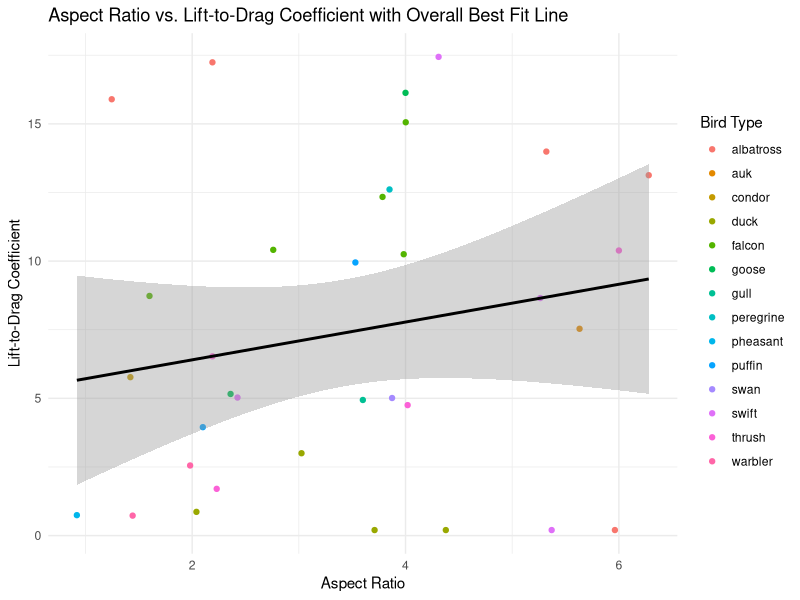
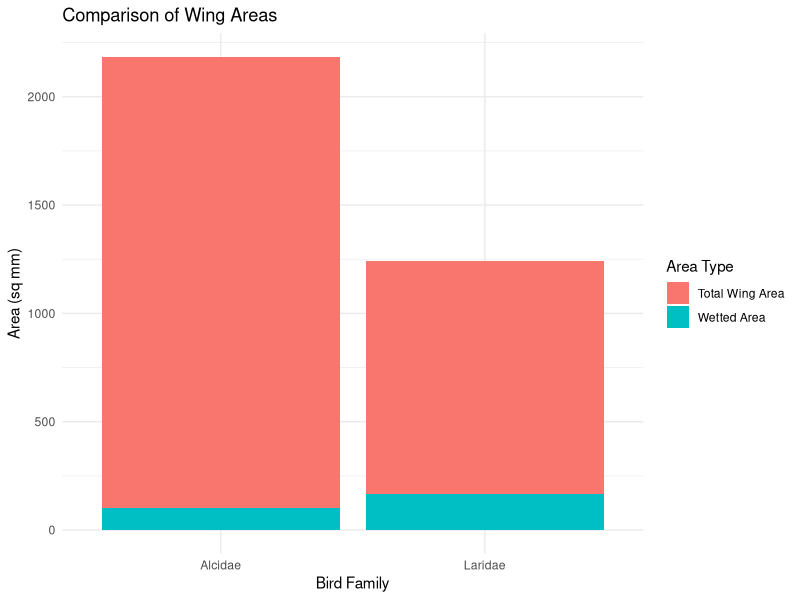
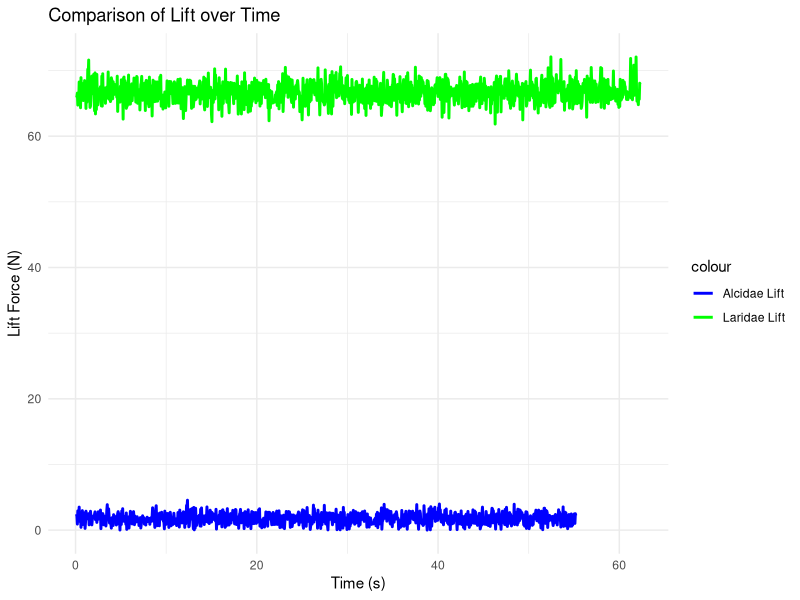
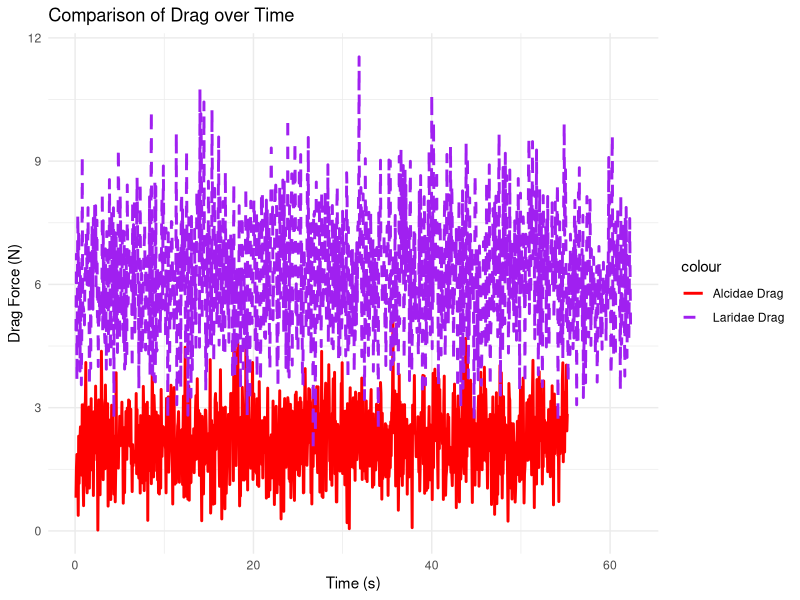
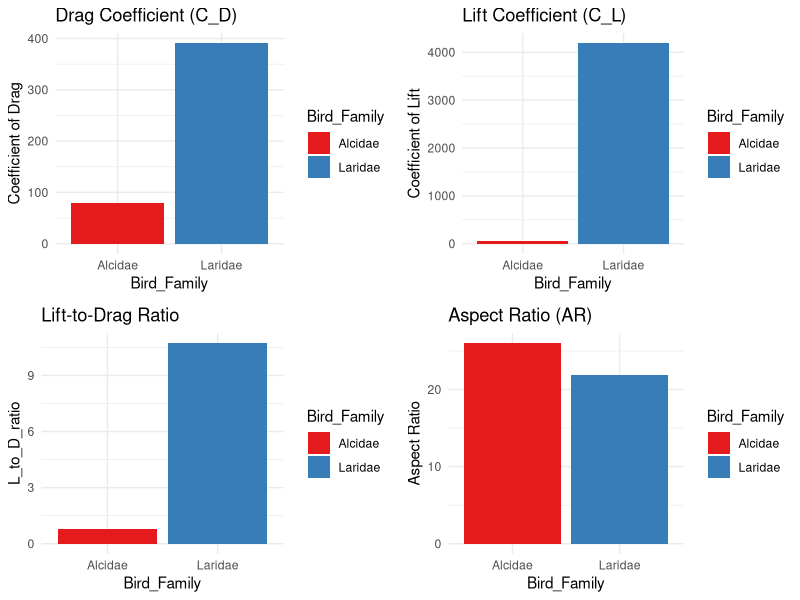

The R source for these figures, in order:
## ---- chunk 1
library(tidyverse)
library(ggplot2)
library(tibble)
library(gridExtra)
## ---- chunk 2
alcidae <- read.table("Booth_Kotzen_Skogstrom_alcid_updated.txt", sep = ",", header = TRUE)
laridae <- read.table("Booth_Kotzen_Skogstrom_larid.txt", sep = ",", header = TRUE)
wing_data <- read.csv("wing_data.csv", header = TRUE, stringsAsFactors = FALSE)
## ---- chunk 3

wing_data_calc <- tibble(
  Bird_Family = c("Laridae", "Alcidae"),
  Chord_mm = c(20.6623, 42),
  Span_mm = c(60.1978, 52),
  Total_Wing_Area_sq_mm = c(1243.825, 2184),
  Wetted_Area_sq_mm = c(165.368118, 104)
)

## ---- chunk 4
# Calculate averages for Alcidae
average_lift_alcidae <- mean(alcidae$lift)
average_drag_alcidae <- mean(alcidae$drag)

# Calculate averages for Laridae
average_lift_laridae <- mean(laridae$lift)
average_drag_laridae <- mean(laridae$drag)

# Create a tibble with average lift and drag for both bird families
averages_tibble <- tibble(
  Bird_Family = c("Alcidae", "Laridae"),
  Average_Lift = c(average_lift_alcidae, average_lift_laridae),
  Average_Drag = c(average_drag_alcidae, average_drag_laridae)
)
## ---- chunk 5

# Join the data using Bird_Family as the key
complete_data <- left_join(wing_data_calc, averages_tibble, by = "Bird_Family")

# Now calculate the coefficients and other values needed
# Using fluid density for water (1000 kg/m^3) and fluid velocity (16 cm/s converted to m/s)
fluid_density <- 1000
fluid_velocity <- 16 / 100  # cm/s to m/s

# Calculate drag and lift coefficients
complete_data$C_D <- complete_data$Average_Drag / (0.5 * fluid_density * fluid_velocity^2 * (complete_data$Total_Wing_Area_sq_mm / 1e6))  # Convert mm^2 to m^2
complete_data$C_L <- complete_data$Average_Lift / (0.5 * fluid_density * fluid_velocity^2 * (complete_data$Total_Wing_Area_sq_mm / 1e6))

# Calculate the lift-to-drag ratio
complete_data$L_to_D_ratio <- complete_data$C_L / complete_data$C_D

# Calculate the aspect ratio (AR)
complete_data$AR <- (complete_data$Span_mm / 1000)^2 / (complete_data$Wetted_Area_sq_mm / 1e6)  # Convert mm to m for S and Aw


## ---- chunk 6
wing_data_calc
## ---- chunk 7
averages_tibble
## ---- chunk 8
complete_data

## ---- chunk 9
ggplot(wing_data, aes(x = AR, y = Cl.Cd, color = bird)) +
  geom_point() +
  geom_smooth(method = "lm", se = TRUE, color = "black") +  # Best fit line for all data with CI
  theme_minimal() +
  labs(title = "Aspect Ratio vs. Lift-to-Drag Coefficient with Overall Best Fit Line",
       x = "Aspect Ratio",
       y = "Lift-to-Drag Coefficient") +
  scale_color_discrete(name = "Bird Type")
## ---- chunk 10
ggplot(wing_data_calc, aes(x = Bird_Family)) +
  geom_bar(aes(y = Total_Wing_Area_sq_mm, fill = "Total Wing Area"), stat = "identity", position = "dodge") +
  geom_bar(aes(y = Wetted_Area_sq_mm, fill = "Wetted Area"), stat = "identity", position = "dodge") +
  labs(title = "Comparison of Wing Areas",
       x = "Bird Family",
       y = "Area (sq mm)",
       fill = "Area Type") +
  theme_minimal()

## ---- chunk 11

ggplot() +
  geom_line(data = alcidae, aes(x = s, y = lift, color = "Alcidae Lift"), size = 1) +
  geom_line(data = laridae, aes(x = s, y = lift, color = "Laridae Lift"), size = 1) +
  labs(title = "Comparison of Lift over Time", x = "Time (s)", y = "Lift Force (N)") +
  scale_color_manual(values = c("Alcidae Lift" = "blue", "Laridae Lift" = "green")) +
  theme_minimal()

## ---- chunk 12

ggplot() +
  geom_line(data = alcidae, aes(x = s, y = drag, color = "Alcidae Drag"), size = 1) +
  geom_line(data = laridae, aes(x = s, y = drag, color = "Laridae Drag"), size = 1, linetype = "dashed") +
  labs(title = "Comparison of Drag over Time", x = "Time (s)", y = "Drag Force (N)") +
  scale_color_manual(values = c("Alcidae Drag" = "red", "Laridae Drag" = "purple")) +
  theme_minimal()
## ---- chunk 13
# Plot for Drag Coefficient
p1 <- ggplot(complete_data, aes(x = Bird_Family, y = C_D, fill = Bird_Family)) +
  geom_col() +
  labs(title = "Drag Coefficient (C_D)", y = "Coefficient of Drag") +
  theme_minimal() +
  scale_fill_brewer(palette = "Set1")

# Plot for Lift Coefficient
p2 <- ggplot(complete_data, aes(x = Bird_Family, y = C_L, fill = Bird_Family)) +
  geom_col() +
  labs(title = "Lift Coefficient (C_L)", y = "Coefficient of Lift") +
  theme_minimal() +
  scale_fill_brewer(palette = "Set1")

# Plot for Lift-to-Drag Ratio
p3 <- ggplot(complete_data, aes(x = Bird_Family, y = L_to_D_ratio, fill = Bird_Family)) +
  geom_col() +
  labs(title = "Lift-to-Drag Ratio", y = "L_to_D_ratio") +
  theme_minimal() +
  scale_fill_brewer(palette = "Set1")

# Plot for Aspect Ratio
p4 <- ggplot(complete_data, aes(x = Bird_Family, y = AR, fill = Bird_Family)) +
  geom_col() +
  labs(title = "Aspect Ratio (AR)", y = "Aspect Ratio") +
  theme_minimal() +
  scale_fill_brewer(palette = "Set1")
## ---- chunk 14
# Arrange the plots in a grid
grid.arrange(p1, p2, p3, p4, ncol = 2, nrow = 2)


